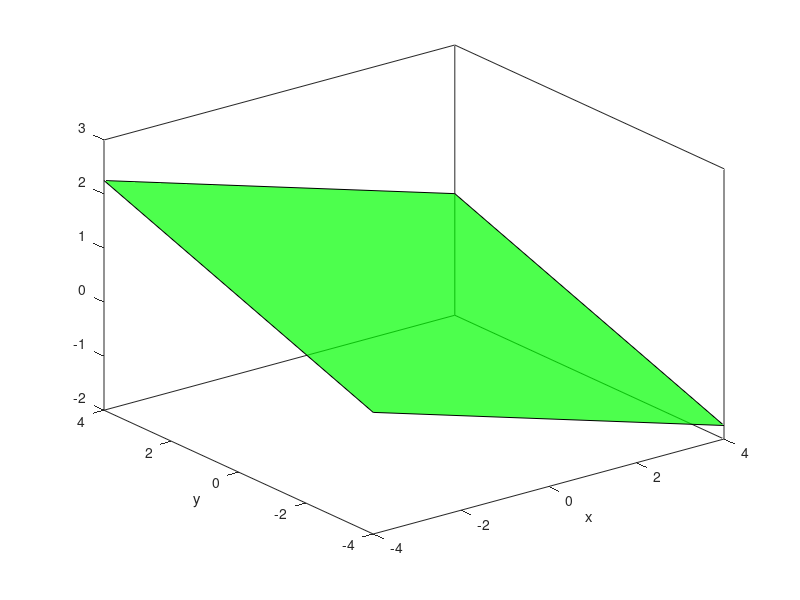

MATLAB code for this plot: (Note: this script raises an error after producing the figure.)
%% Uppgift 4
xmin=-2; xmax=2; ymin=-2; ymax=2;
a=1; b=-1; c=4; d=1;
X=[xmin xmax xmax xmin]; Y=[ymin ymin ymax ymax];
Z=(d-a*X-b*Y)/c;
fill3(X,Y,Z,'g','facealpha',0.7),hold on
xlabel('x'), ylabel('y')
axis equal, grid on 

U = quiver3(Z(1),Z(1),Z(1),a,b,c,0.2)
text(0.5,0,1,'n')

n = [a b c];
x=[1 1 1] ;
plot3(x(1),x(2),x(3),'ro');
text(x(1)+0.1,x(2),x(3),'x');

alph = (d-dot(n,x))/dot(n,n);
xo = x+alph*n;
plot3(xo(1),xo(2),xo(3),'ro');
v=[xo;x];
plot3(v(:,1),v(:,2),v(:,3),'r');
text(xo(1)+0.1,xo(2),xo(3),'x_o');

xr = x + 2*alph*n;
plot3(xr(1),xr(2),xr(3),'ro');
u=[xr;x];
plot3(u(:,1),u(:,2),u(:,3),'r');
text(xr(1)+0.1,xr(2),xr(3),'x_r');
hold off

%%
%rita planet
xmin=-4; xmax=4; ymin=-4; ymax=4;
a=1; b=-1; c=4; d=1;
X=[xmin xmax xmax xmin]; Y=[ymin ymin ymax ymax];
Z=(d-a*X-b*Y)/c;
fill3(X,Y,Z,'g','facealpha',0.7), hold on
xlabel('x'), ylabel('y') 

n = [a b c];
alph = []
for i=1:8
    alph = (d-dot(n,H(:,i)))/dot(n,n);
    xo = H(:,i).'+alph*n;
    plot3(xo(1),xo(2),xo(3),'ro');
    v=[xo;H(:,i).'];
    plot3(v(:,1),v(:,2),v(:,3),'r');
    text(xo(1)+0.1,xo(2),xo(3),'x_o');
end

xra = [];
for i=1:8
    alph = (d-dot(n,H(:,i)))/dot(n,n);
    xr = H(:,i).' + 2*alph*n;
    xra = [xra (H(:,i).'+2*alph*n).'];
    plot3(xr(1),xr(2),xr(3),'ro');
    u=[xr;H(:,i).'];
    plot3(u(:,1),u(:,2),u(:,3),'r');
    text(xr(1)+0.1,xr(2),xr(3),'x_r');
end

for i=1:size(S,1)
    Si=S(i,:); fill3(xra(1,Si),xra(2,Si),xra(3,Si),'b','facealpha',0.7)
end